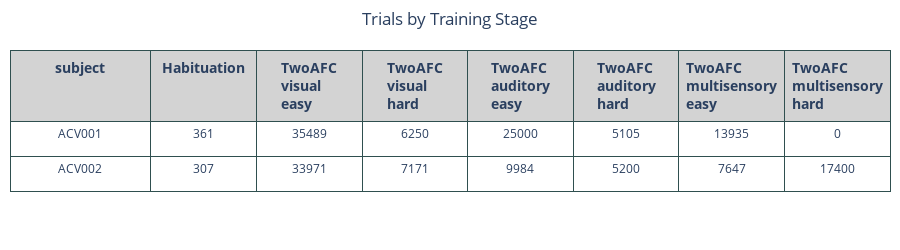

The notebook cell saved with this chart:
### Code cell
# Replace 'not saved' with 'Habituation'
df['current_training_stage'] = df['current_training_stage'].replace('not saved', 'Habituation')
# Get the order of training stages based on first appearance
training_stages_order = df['current_training_stage'].dropna().unique().tolist()
# Create pivot table
tr_stage_df = df.groupby(['subject', 'current_training_stage']).size().unstack(fill_value=0).reset_index()
# Reorder columns
tr_stage_df = tr_stage_df.reindex(columns=['subject'] + training_stages_order)
fig = plots.plot_table_from_df(tr_stage_df, title="Trials by Training Stage")
fig.show()

### Figure 1 — Plotly figure (JSON) as saved in the notebook; plotly's stock layout.template omitted (floating-point values rounded to 4 significant figures)
{"data": [{"cells": {"align": "center", "fill": {"color": "white"}, "font": {"size": 12}, "height": 35, "line": {"color": "darkslategray"}, "values": [["ACV001", "ACV002"], [361, 307], [35489, 33971], [6250, 7171], [25000, 9984], [5105, 5200], [13935, 7647], [0, 17400]]}, "columnwidth": [80, 60, 60, 60, 60, 60, 60, 60, 60], "header": {"align": "center", "fill": {"color": "lightgray"}, "font": {"size": 14}, "height": 40, "line": {"color": "darkslategray"}, "values": ["<b>subject</b>", "<b>Habituation</b>", "<b>TwoAFC<br>visual<br>easy</b>", "<b>TwoAFC<br>visual<br>hard</b>", "<b>TwoAFC<br>auditory<br>easy</b>", "<b>TwoAFC<br>auditory<br>hard</b>", "<b>TwoAFC<br>multisensory<br>easy</b>", "<b>TwoAFC<br>multisensory<br>hard</b>"]}, "type": "table"}], "layout": {"height": 250, "margin": {"b": 10, "l": 10, "r": 10, "t": 50}, "title": {"text": "Trials by Training Stage", "x": 0.5}}}
